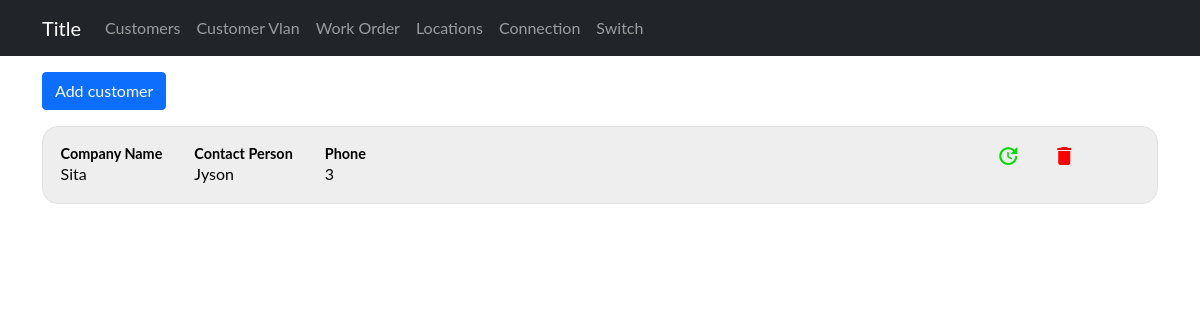
The page /devices/customers on the database as committed earlier.
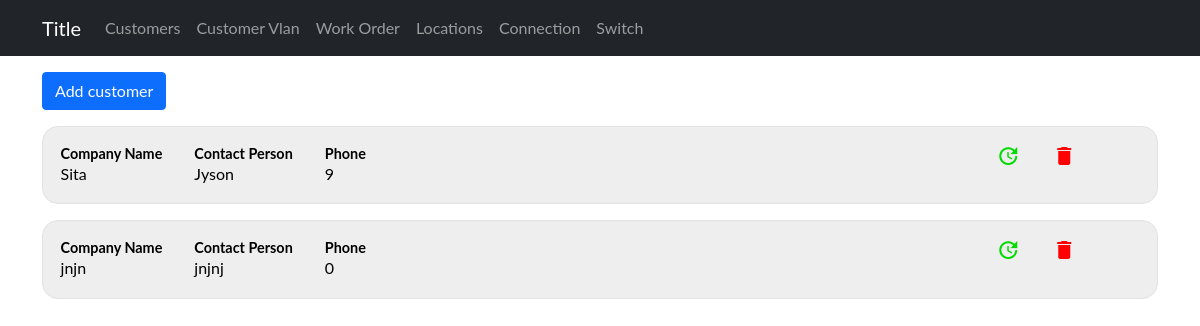
The same page on the database as committed later.
### sitadevices/models.py (models this page shows)
class Customer(models.Model):
    company_name = models.CharField(max_length=255)
    contact_person = models.CharField(max_length=255)
    email = models.EmailField()
    phone = models.IntegerField()
    active = models.CharField(choices=yesno, max_length=200)
    submitted_date_time = models.DateTimeField(default=timezone.now)

### sitadevices/views.py (the view)
# urls.py: path('customers', CustomerViews, name='customerlist'),
def CustomerViews(request):
    customer = Customer.objects.all()
    dic = {
        'customer': customer,
    }
    return render(request, 'admin/Customer.html', {'dic': dic})

### sitadevices/templates/admin/Customer.html
{% extends 'admin/base1.html' %}
{% block content %}
<div class="container">
    <a href="{%url 'device:customerinp' %}"><button type="button" class="btn btn-primary mt-3">  Add customer</button></a>
{% for customer in dic.customer %}
    <div class="grid">
        <a href="{%url 'device:customerind' customer.id%}">
            <div class="flex">
                <div class="margin-right">
                    <h4 class="list-title">Company Name</h4>
                    <p>{{customer.company_name}}</p>
                </div>
                <div class="margin-right">
                    <h4 class="list-title">Contact Person</h4>
                    <p>{{customer.contact_person}}</p>
                </div>
                <div class="margin-right">
                    <h4 class="list-title">Phone</h4>
                    <p>{{customer.phone}}</p>
                </div>
            </div>
        </a>
        <div class="delupd">
            <a class="upd"href="{%url 'device:customerupd' customer.id%}"><span class="material-icons md-36">update</span></a>
            <a class="del" href="{%url 'device:customerdel' customer.id%}"><span class="material-icons md-36">delete</span></a>
        </div>
    </div>
{% endfor %}
</div>
{% endblock  %}

Rows that differ between the two databases and show on the page:
changed Customer "Sita": phone "3" → "9"
added Customer: company_name "jnjn", contact_person "jnjnj", phone "0"
